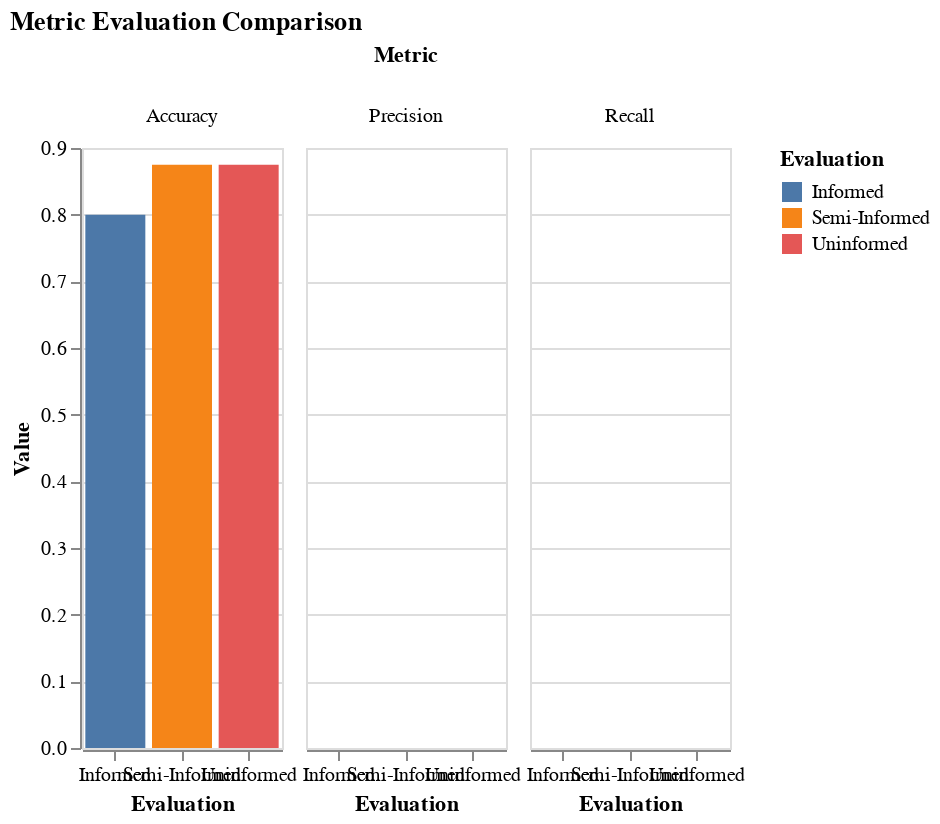

The notebook cell this image was saved under:
### Code cell
# Extract values and create lists
accuracy = [describe['informed']['acc'], describe['semi-informed']['acc'], describe['uninformed']['acc']]
precision = [describe['informed']['prec'], describe['semi-informed']['prec'], describe['uninformed']['prec']]
recall = [describe['informed']['recall'], describe['semi-informed']['recall'], describe['uninformed']['recall']]

# Combine lists into a single list for the DataFrame
result = accuracy + precision + recall

describe = pd.DataFrame({
    'Metric': ['Accuracy', 'Accuracy', 'Accuracy', 
               'Precision', 'Precision', 'Precision',
               'Recall', 'Recall', 'Recall'],
    'Evaluation': ['Informed', 'Semi-Informed', 'Uninformed',
                   'Informed', 'Semi-Informed', 'Uninformed',
                   'Informed', 'Semi-Informed', 'Uninformed'],
    'Value': result
})

# Create the Altair chart
chart = alt.Chart(describe).mark_bar().encode(
    x=alt.X('Evaluation:N', title='Evaluation', axis=alt.Axis(labelAngle=0)),
    y=alt.Y('Value:Q', title='Value'),
    color='Evaluation:N',
    column='Metric:N',
    tooltip=['Evaluation:N', 'Value:Q']
).properties(
    title='Metric Evaluation Comparison',
    width=100
).configure_facet(
    spacing=10
)

# Show the chart
chart.show()

### Figure 1 — Vega-Lite specification as saved in the notebook (floating-point values rounded to 4 significant figures)
{"config": {"view": {"continuousWidth": 300, "continuousHeight": 300}, "facet": {"spacing": 10}}, "data": {"name": "data-57be8a83d7d059d0431512be213e557d"}, "mark": {"type": "bar"}, "encoding": {"color": {"field": "Evaluation", "type": "nominal"}, "column": {"field": "Metric", "type": "nominal"}, "tooltip": [{"field": "Evaluation", "type": "nominal"}, {"field": "Value", "type": "quantitative"}], "x": {"axis": {"labelAngle": 0}, "field": "Evaluation", "title": "Evaluation", "type": "nominal"}, "y": {"field": "Value", "title": "Value", "type": "quantitative"}}, "title": "Metric Evaluation Comparison", "width": 100, "$schema": "https://vega.github.io/schema/vega-lite/v5.20.1.json", "datasets": {"data-57be8a83d7d059d0431512be213e557d": [{"Metric": "Accuracy", "Evaluation": "Informed", "Value": 0.8}, {"Metric": "Accuracy", "Evaluation": "Semi-Informed", "Value": 0.875}, {"Metric": "Accuracy", "Evaluation": "Uninformed", "Value": 0.875}, {"Metric": "Precision", "Evaluation": "Informed", "Value": 0.0}, {"Metric": "Precision", "Evaluation": "Semi-Informed", "Value": 0.0}, {"Metric": "Precision", "Evaluation": "Uninformed", "Value": 0.0}, {"Metric": "Recall", "Evaluation": "Informed", "Value": 0.0}, {"Metric": "Recall", "Evaluation": "Semi-Informed", "Value": 0.0}, {"Metric": "Recall", "Evaluation": "Uninformed", "Value": 0.0}]}}
